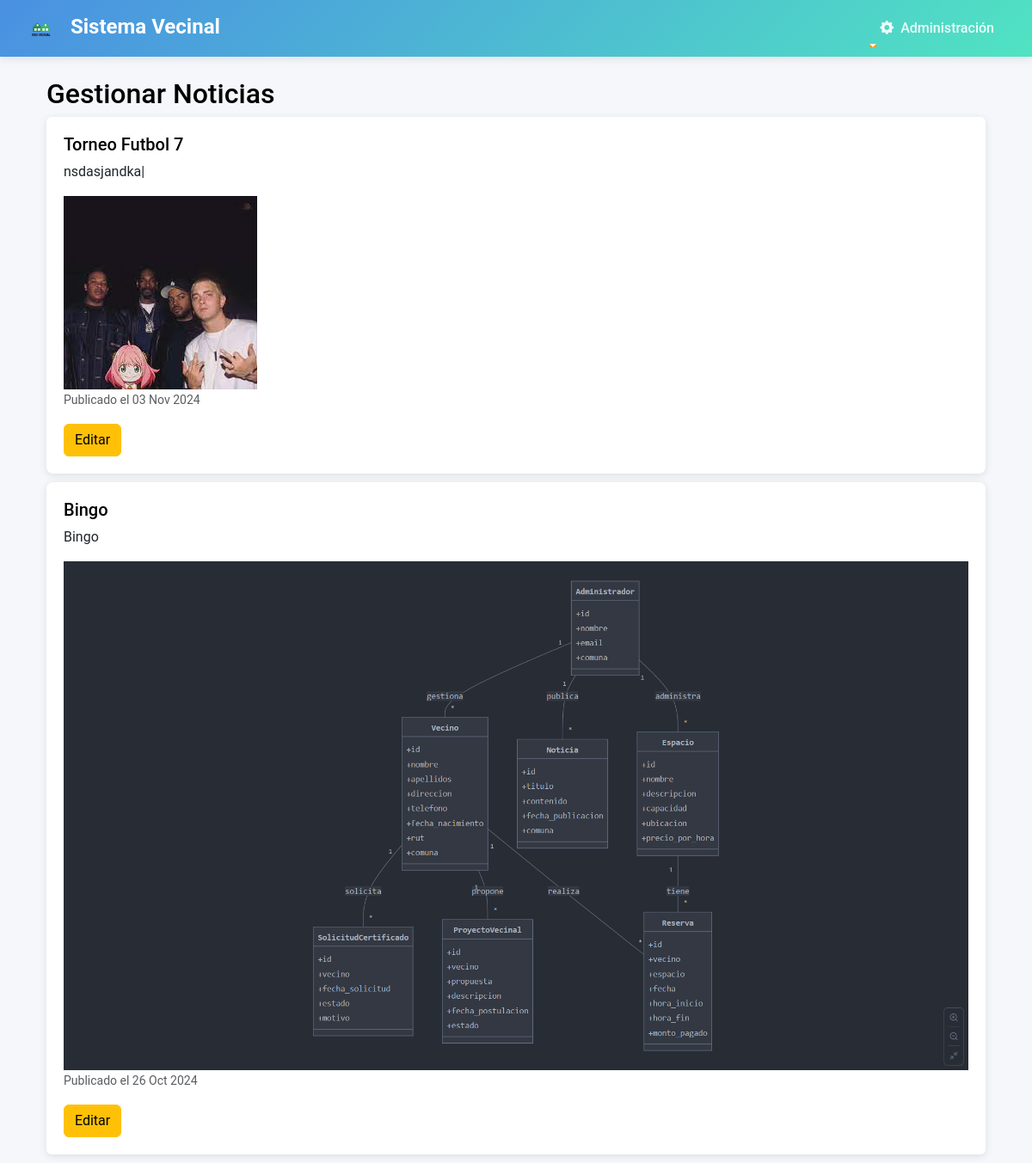
/noticias/gestionar/ (signed in), run on the app's committed database.
### junta_vecinos/models.py (models this page shows, shortened)
class Noticia(models.Model):
    titulo = models.CharField(max_length=255)
    contenido = models.TextField()
    fecha_publicacion = models.DateField(auto_now_add=True)
    imagen = models.ImageField(upload_to='imagenes_noticias/', blank=True, null=True)
    comuna = models.ForeignKey(AdministradorComuna, on_delete=models.CASCADE, related_name='noticias')

### junta_vecinos/views.py (the view)
# urls.py: path('noticias/gestionar/', views.gestionar_noticias, name='gestionar_noticias'),
@user_passes_test(is_admin)
def gestionar_noticias(request):
    admin = AdministradorComuna.objects.get(user=request.user)  # Obtener el administrador actual
    noticias = Noticia.objects.filter(comuna=admin).order_by('-fecha_publicacion')  # Filtrar noticias por administrador
    return render(request, 'junta_vecinos/gestionar_noticias.html', {'noticias': noticias})

### junta_vecinos/views.py (called while the page is built)
def is_admin(user):
    return hasattr(user, 'administradorcomuna')  # Solo permite el acceso si el usuario es un superusuario (admin)

### junta_vecinos/templates/junta_vecinos/gestionar_noticias.html (shortened to what this page needs)
{% extends 'junta_vecinos/base.html' %}
{% block content %}
<div class="container mt-4">
    <h2>Gestionar Noticias</h2>
    <ul class="list-group">
        {% for noticia in noticias %}
            <li class="list-group-item">
                <h5>{{ noticia.titulo }}</h5>
                <p>{{ noticia.contenido }}</p>
                {% if noticia.imagen %}
                    <img src="{{ noticia.imagen.url }}" alt="{{ noticia.titulo }}" class="img-fluid">
                {% endif %}
                <p class="card-text"><small class="text-muted">Publicado el {{ noticia.fecha_publicacion|date:"d M Y" }}</small></p>
                <a href="{% url 'editar_noticia' noticia.id %}" class="btn btn-warning">Editar</a>
            </li>
        {% empty %}
            <li class="list-group-item">No hay noticias disponibles.</li>
        {% endfor %}
    </ul>
</div>
{% endblock %}

### junta_vecinos/static/css/styles.css (style rules this page uses)
:root { --primary-color: #4a90e2; --secondary-color: #50e3c2; --accent-color: #f39c12; --background-color: #f5f7fa; --text-color: #333333; }
body { font-family: 'Roboto', sans-serif; background-color: var(--background-color); color: var(--text-color); }
h1, h2, h3, h4, h5, h6 { color: black; }
.list-group-item { border: none; margin-bottom: 10px; padding: 20px; background-color: #ffffff; border-radius: 8px; box-shadow: 0 2px 10px rgba(0, 0, 0, 0.1); }
:root { --gradient-primary: linear-gradient(135deg, #4a90e2, #50e3c2); --gradient-secondary: linear-gradient(135deg, #f39c12, #e74c3c); --shadow-sm: 0 2px 4px rgba(0,0,0,0.1); --shadow-md: 0 4px 6px rgba(0,0,0,0.1); --shadow-lg: 0 10px 15px rgba(0,0,0,0.1); --transition-base: all 0.3s ease; }
.list-group-item { transform-origin: left; animation: fadeInScale 0.6s ease-out; transition: var(--transition-base); }
.btn { position: relative; overflow: hidden; z-index: 1; transition: var(--transition-base); }
.btn::before { content: ''; position: absolute; top: 50%; left: 50%; width: 0; height: 0; background: rgba(255,255,255,0.2); border-radius: 50%; transform: translate(-50%, -50%); transition: width 0.6s ease, height 0.6s ease; z-index: -1; }

### data on the page
Noticia: titulo "Torneo Futbol 7", contenido "nsdasjandka|", imagen (picture), fecha_publicacion "03 Nov 2024"
Noticia: titulo "Bingo", contenido "Bingo", imagen (picture), fecha_publicacion "26 Oct 2024"
